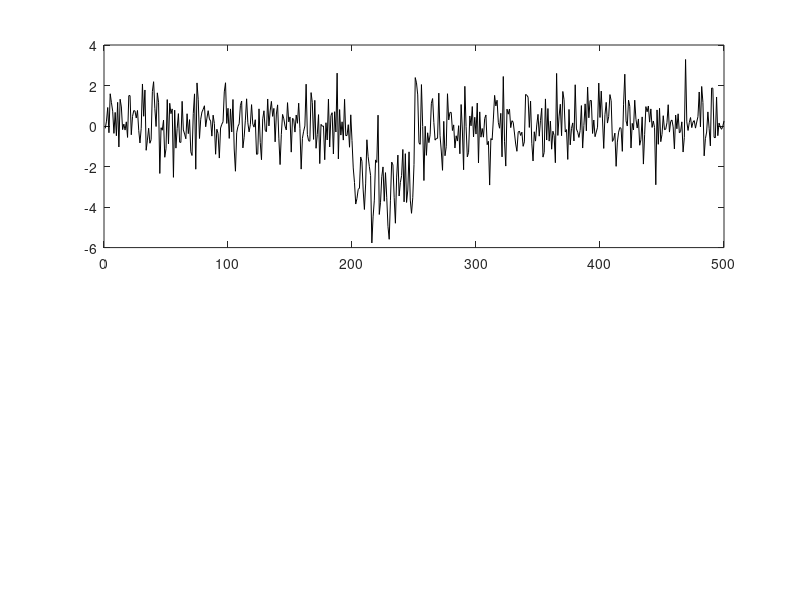

This figure's MATLAB source: (Note: this script raises an error after producing the figure.)
%% --- Cluster-based Permutation Test (with Multiple Comparisons Correction) ---
% This code compares two conditions (A and B) using a non-parametric
% cluster-based permutation test, correcting for multiple comparisons.

% Input: 
%   dataA, dataB: [subjects x time] (or [subjects x time x channels])
% Output:
%   cluster_pvals : p-values for significant clusters
%   stat_obs      : observed t-map
%   sig_mask      : mask of significant clusters (1 = significant)

clear; clc;

% -----------------------------
% Example simulated data
% -----------------------------
nSubs = 20;
nTime = 500;  % samples (e.g. -200 to 800 ms)
dataA = randn(nSubs, nTime);      % Condition A
dataB = randn(nSubs, nTime);      % Condition B
dataB(:, 200:250) = dataB(:, 200:250) + 0.8;  % true effect window

nPerms = 1000;
alpha_cluster = 0.05; % pre-cluster threshold
alpha_sig = 0.05;     % cluster-level significance threshold

% -----------------------------
% Step 1: Compute observed t-map
% -----------------------------
[~,~,~,stats] = ttest(dataA, dataB);
t_obs = squeeze(stats.tstat);

% -----------------------------
% Step 2: Threshold to form clusters
% -----------------------------
tcrit = tinv(1 - alpha_cluster/2, nSubs - 1);
cluster_mask = abs(t_obs) > tcrit;

% Identify clusters (using bwconncomp)
CC = bwconncomp(cluster_mask);
cluster_sums_obs = zeros(1, length(CC.PixelIdxList));
for i = 1:length(CC.PixelIdxList)
    cluster_sums_obs(i) = sum(abs(t_obs(CC.PixelIdxList{i})));
end

% -----------------------------
% Step 3: Permutation loop to build null distribution
% -----------------------------
max_cluster_sums = zeros(1, nPerms);
disp('Running permutations...');
for p = 1:nPerms
    flip_mask = rand(nSubs, 1) > 0.5;
    permA = dataA; permB = dataB;
    permA(flip_mask, :) = dataB(flip_mask, :);
    permB(flip_mask, :) = dataA(flip_mask, :);

    [~,~,~,stats_perm] = ttest(permA, permB);
    t_perm = squeeze(stats_perm.tstat);

    % Pre-cluster threshold
    cluster_mask_perm = abs(t_perm) > tcrit;
    CCp = bwconncomp(cluster_mask_perm);

    if CCp.NumObjects > 0
        cluster_sums_perm = zeros(1, CCp.NumObjects);
        for j = 1:CCp.NumObjects
            cluster_sums_perm(j) = sum(abs(t_perm(CCp.PixelIdxList{j})));
        end
        max_cluster_sums(p) = max(cluster_sums_perm);
    else
        max_cluster_sums(p) = 0;
    end
end

% -----------------------------
% Step 4: Determine corrected threshold
% -----------------------------
thr = prctile(max_cluster_sums, 100 * (1 - alpha_sig));

% -----------------------------
% Step 5: Keep only clusters above threshold
% -----------------------------
sig_mask = zeros(size(t_obs));
cluster_pvals = nan(1, length(CC.PixelIdxList));

for i = 1:length(CC.PixelIdxList)
    cluster_sum = cluster_sums_obs(i);
    pval = mean(max_cluster_sums >= cluster_sum);
    cluster_pvals(i) = pval;
    if cluster_sum > thr
        sig_mask(CC.PixelIdxList{i}) = 1;
    end
end

% -----------------------------
% Step 6: Visualization
% -----------------------------
figure('Color','w');
subplot(2,1,1);
plot(t_obs, 'k'); hold on;
plot(find(sig_mask), t_obs(sig_mask), 'r', 'LineWidth', 2);
xlabel('Time points'); ylabel('t-values');
title('Observed t-map (red = cluster-corrected significant)');
box off;

subplot(2,1,2);
histogram(max_cluster_sums,50); hold on;
xline(thr,'r','LineWidth',2);
title('Null distribution of max cluster sums');
xlabel('Cluster sum'); ylabel('Count');
legend({'Null','95th percentile'},'box','off');

disp('--- Cluster-based permutation test complete ---');
disp(['Significant clusters: ' num2str(sum(cluster_pvals < alpha_sig))]);
